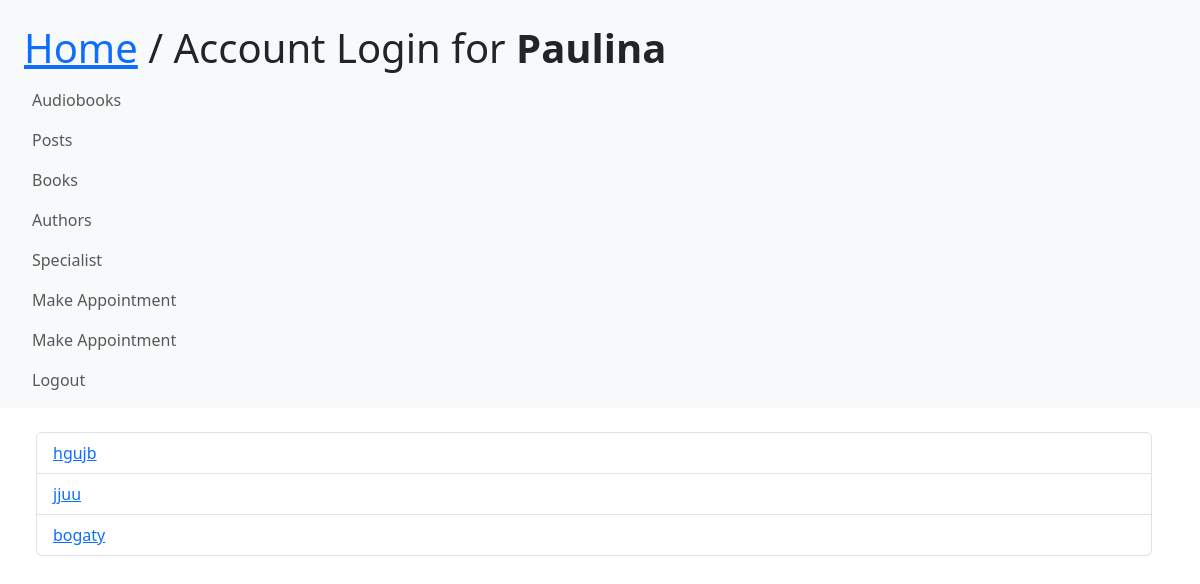
The app's page /audiobooks/ (signed in), older data.
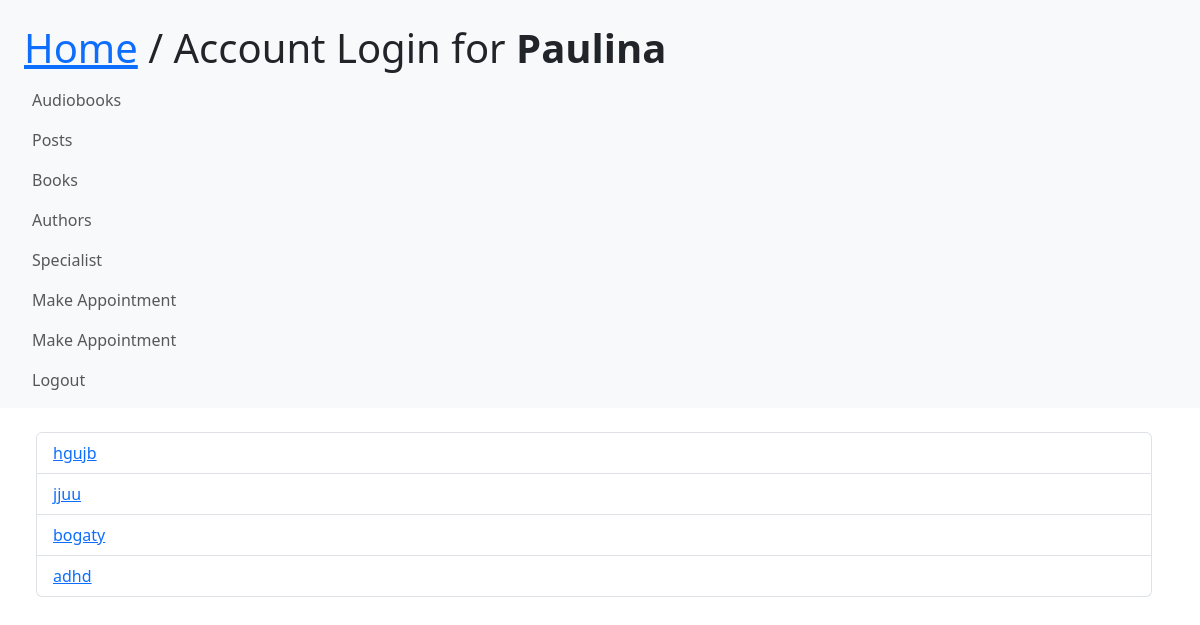
The same page, newer data.
### media/models.py (models this page shows, shortened)
class Audiobook(models.Model):
    time = models.IntegerField()
    authors = models.ManyToManyField(Author, related_name="audiobooks")  # , related_name="audiobooks", through="Book"
    categories = models.ManyToManyField('Category')
    book = models.ForeignKey(Book, blank=False, null=True, on_delete=models.CASCADE, )

class Book(models.Model):
    title = models.CharField(max_length=150)
    year = models.IntegerField(validators=[validate_year])
    authors = models.ManyToManyField(Author, related_name="books")
    categories = models.ManyToManyField(Category)

### media/views.py (the view)
# urls.py: path('audiobooks/', AudiobooksView.as_view(), name='view_audiobooks'),
class AudiobooksView(View):
    def get(self, request):
        audiobuki = Audiobook.objects.all()
        return render(request, 'listy2audiobooks.html', {'audiobooks': audiobuki})

### people/models.py (called while the page is built)
    def is_specialist(self):
        return self.groups.filter(name='Specialist').exists()

### media/templates/listy2audiobooks.html
{% extends 'base.html' %}
{% block content %}
    <ul class="list-group">
        {% for audiobook in audiobooks.all %}
        <div class="list-group-item"><a href="/audiobooks/{{ audiobook.id }}">
            {{audiobook.book.title}}
        </a></div>
        {% endfor %}
    </ul>
{% endblock %}

Row changes from the older to the newer data that the page shows:
added Audiobook: book "adhd"
